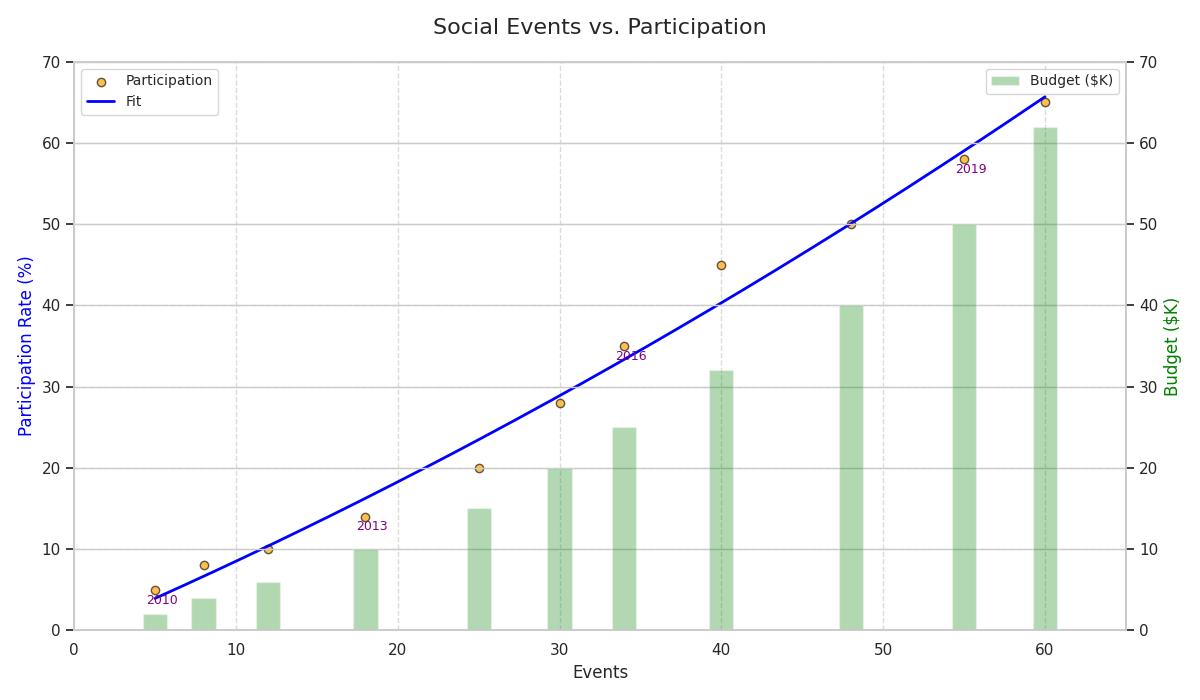

Write the Python code that produced this figure.
import matplotlib.pyplot as plt
import numpy as np
from scipy.optimize import curve_fit

# Define years and data
years = np.array([2010, 2011, 2012, 2013, 2014, 2015, 2016, 2017, 2018, 2019, 2020])
social_events = np.array([5, 8, 12, 18, 25, 30, 34, 40, 48, 55, 60])
volunteer_rates = np.array([5, 8, 10, 14, 20, 28, 35, 45, 50, 58, 65])
community_budget = np.array([2, 4, 6, 10, 15, 20, 25, 32, 40, 50, 62])

# Fitting function (quadratic)
def quadratic_fit(x, a, b, c):
    return a * x**2 + b * x + c

# Curve fitting
params, _ = curve_fit(quadratic_fit, social_events, volunteer_rates)
events_range = np.linspace(min(social_events), max(social_events), 300)
fitted_rates = quadratic_fit(events_range, *params)

# Create the plot
fig, ax1 = plt.subplots(figsize=(12, 7))
ax1.scatter(social_events, volunteer_rates, color='orange', label='Participation', alpha=0.7, edgecolors='k')
ax1.plot(events_range, fitted_rates, color='blue', linestyle='-', linewidth=2, label='Fit')

# Secondary y-axis
ax2 = ax1.twinx()
ax2.bar(social_events, community_budget, color='green', alpha=0.3, label='Budget ($K)', width=1.5)

# Annotate key points
key_points = [0, 3, 6, 9]
for i in key_points:
    ax1.annotate(f'{years[i]}', (social_events[i], volunteer_rates[i]),
                 textcoords="offset points", xytext=(5, -10), ha='center', fontsize=9, color='purple')

# Titles and labels
ax1.set_title('Social Events vs. Participation', fontsize=16, pad=20)
ax1.set_xlabel('Events', fontsize=12)
ax1.set_ylabel('Participation Rate (%)', fontsize=12, color='blue')
ax2.set_ylabel('Budget ($K)', fontsize=12, color='green')

# Set limits for axes
ax1.set_xlim(0, 65)
ax1.set_ylim(0, 70)
ax2.set_ylim(0, 70)

# Legends
ax1.legend(loc='upper left', fontsize=10)
ax2.legend(loc='upper right', fontsize=10)

# Grid
ax1.grid(True, linestyle='--', alpha=0.7)

# Adjust layout
plt.tight_layout()

# Show plot
plt.show()
